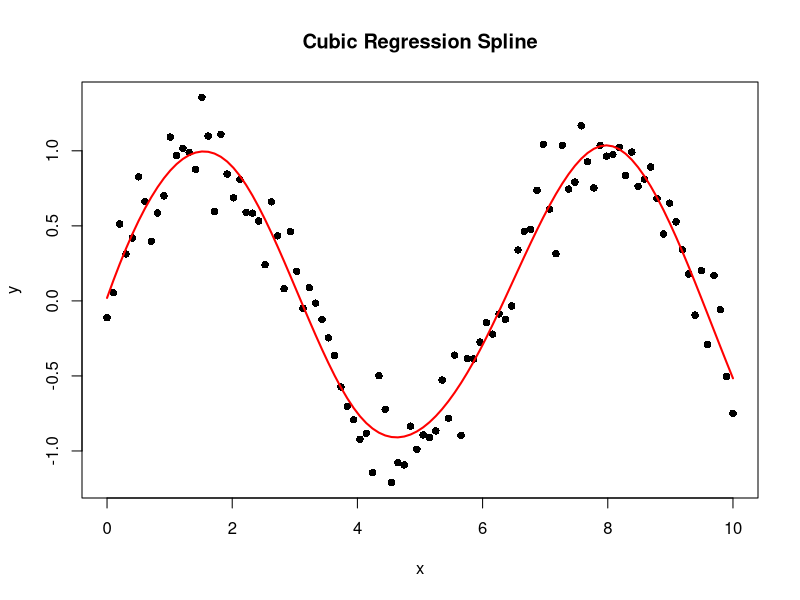
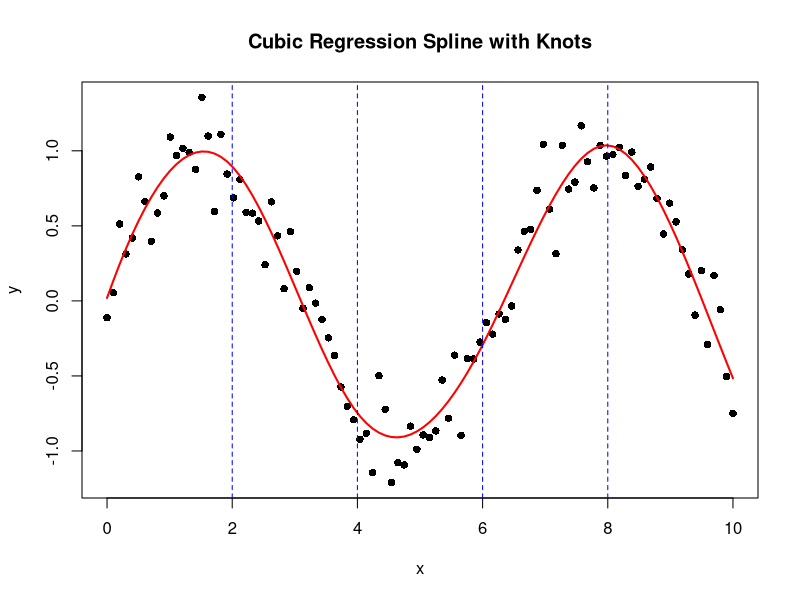
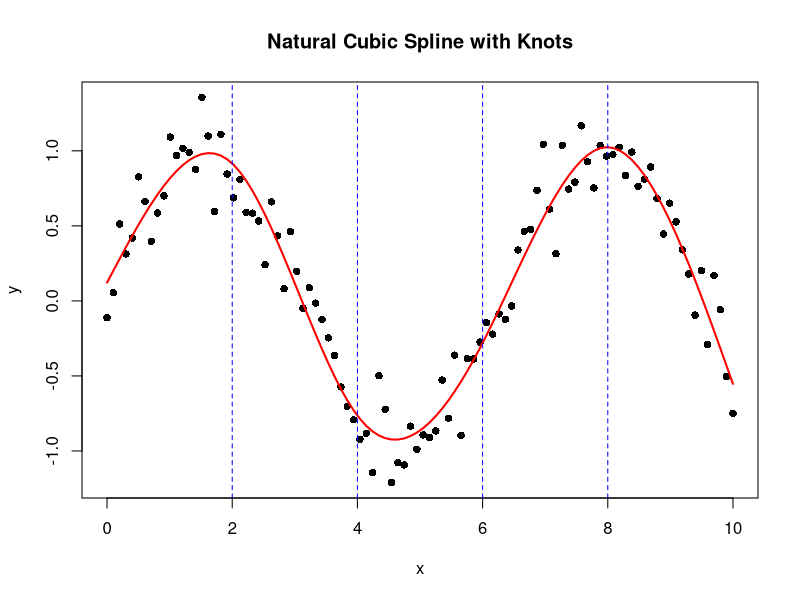
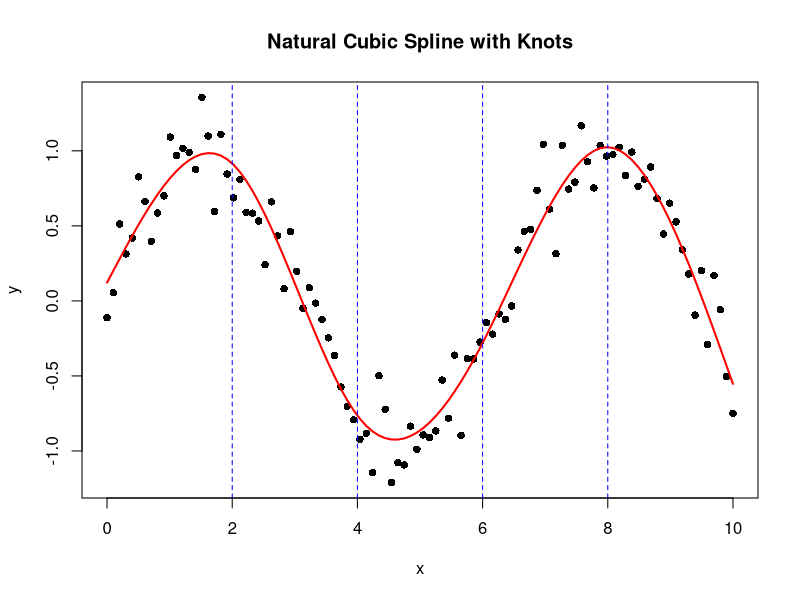
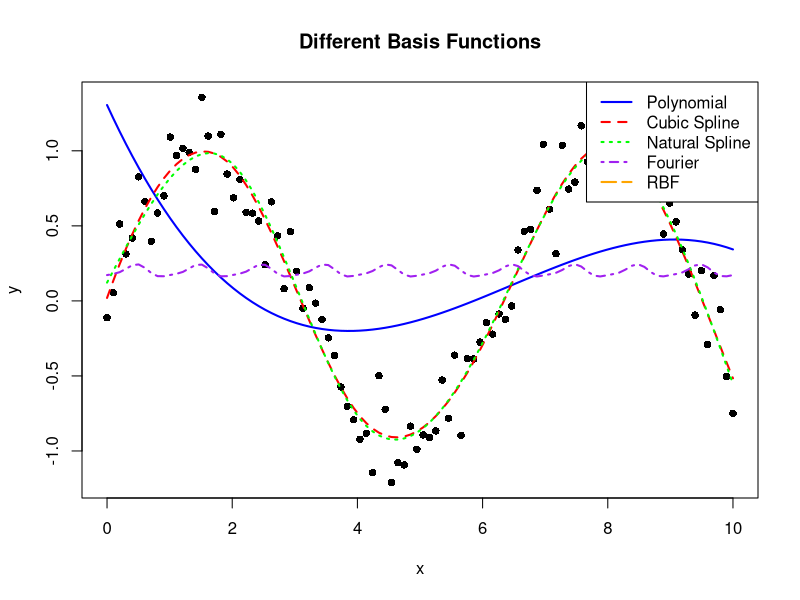
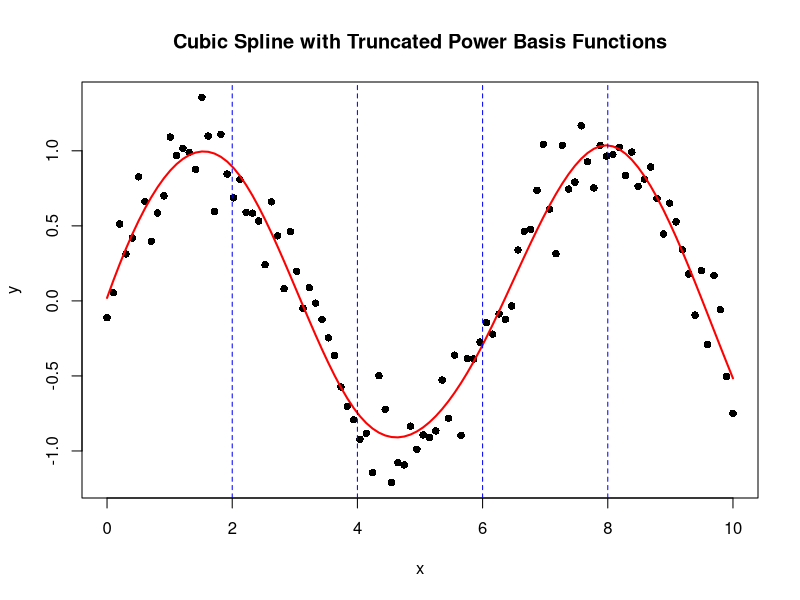
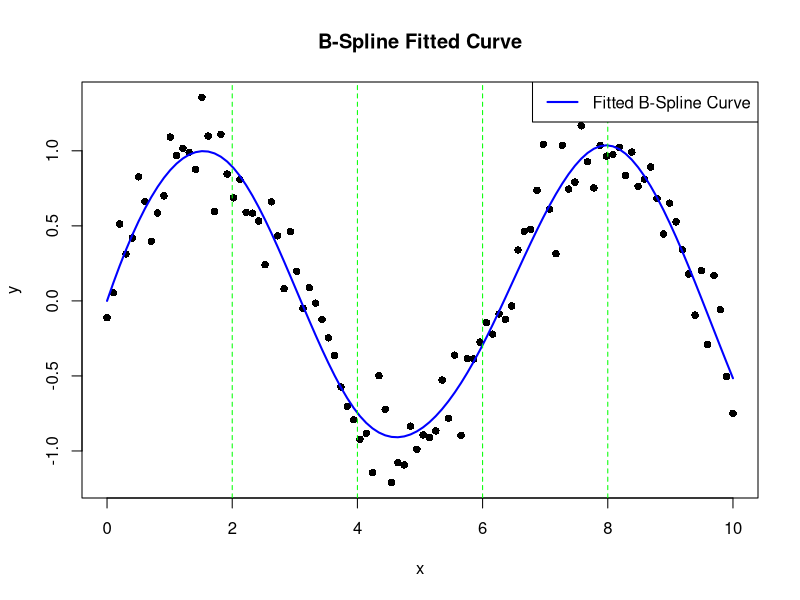
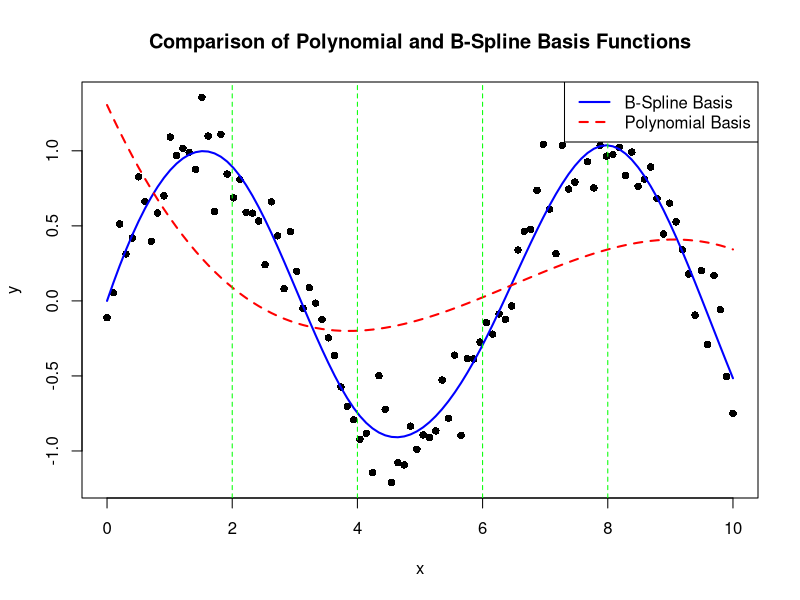

The R source for these figures, in order:
## ---- chunk 1
knitr::opts_chunk$set(echo = TRUE)
## ---- chunk 2
# Load necessary library
library(splines)

# Generate example data
set.seed(123)
x <- seq(0, 10, length.out = 100)
y <- sin(x) + rnorm(100, sd = 0.2)

# Fit a cubic spline with 4 knots
knots <- c(2, 4, 6, 8)
spline_fit <- lm(y ~ bs(x, knots = knots, degree = 3))

# Plot the data and the fitted spline
plot(x, y, main = "Cubic Regression Spline", pch = 16)
lines(x, predict(spline_fit, newdata = data.frame(x = x)), col = "red", lwd = 2)
## ---- chunk 3
# Load necessary library
library(splines)

# Generate example data
set.seed(123)
x <- seq(0, 10, length.out = 100)
y <- sin(x) + rnorm(100, sd = 0.2)

# Fit a cubic spline with 4 knots
knots <- c(2, 4, 6, 8)
spline_fit <- lm(y ~ bs(x, knots = knots, degree = 3))

# Plot the data and the fitted spline
plot(x, y, main = "Cubic Regression Spline with Knots", pch = 16)
lines(x, predict(spline_fit, newdata = data.frame(x = x)), col = "red", lwd = 2)

# Add vertical lines at the knot positions
abline(v = knots, col = "blue", lty = 2)
## ---- chunk 4
# Load necessary library
library(splines)

# Generate example data
set.seed(123)
x <- seq(0, 10, length.out = 100)
y <- sin(x) + rnorm(100, sd = 0.2)

# Fit a natural cubic spline with 4 knots
knots <- c(2, 4, 6, 8)
natural_spline_fit <- lm(y ~ ns(x, knots = knots))

# Plot the data and the fitted natural cubic spline
plot(x, y, main = "Natural Cubic Spline with Knots", pch = 16)
lines(x, predict(natural_spline_fit, newdata = data.frame(x = x)), col = "red", lwd = 2)

# Add vertical lines at the knot positions
abline(v = knots, col = "blue", lty = 2)
## ---- chunk 5
# Load necessary library
library(splines)

# Generate example data
set.seed(123)
x <- seq(0, 10, length.out = 100)
y <- sin(x) + rnorm(100, sd = 0.2)

# Generate the natural spline basis functions with 4 knots
knots <- c(2, 4, 6, 8)
ns_basis <- ns(x, knots = knots)

# Fit a linear model using the natural spline basis functions
natural_spline_fit <- lm(y ~ ns_basis)

# Plot the data and the fitted natural cubic spline
plot(x, y, main = "Natural Cubic Spline with Knots", pch = 16)
lines(x, predict(natural_spline_fit, newdata = data.frame(x = x)), col = "red", lwd = 2)

# Add vertical lines at the knot positions
abline(v = knots, col = "blue", lty = 2)
## ---- chunk 6
# Load necessary libraries
library(splines)
library(fields)

# Generate example data
set.seed(123)
x <- seq(0, 10, length.out = 100)
y <- sin(x) + rnorm(100, sd = 0.2)

# Define knots for splines
knots <- c(2, 4, 6, 8)

# Generate basis functions
# Polynomial basis functions
poly_basis <- poly(x, degree = 3)

# Cubic spline basis functions
cs_basis <- bs(x, knots = knots, degree = 3)

# Natural spline basis functions
ns_basis <- ns(x, knots = knots)

# Fourier basis functions
fourier_basis <- cbind(1, sin(2 * pi * x), cos(2 * pi * x), sin(4 * pi * x), cos(4 * pi * x))

# Radial basis functions
#centers <- seq(0, 10, length.out = 10)
#rbf_basis <- radial.basis(x, centers = centers)

# Fit models using the basis functions
poly_fit <- lm(y ~ poly_basis)
cubic_spline_fit <- lm(y ~ cs_basis)
natural_spline_fit <- lm(y ~ ns_basis)
fourier_fit <- lm(y ~ fourier_basis)
#rbf_fit <- lm(y ~ rbf_basis)

# Plot the data and the fitted cubic spline
plot(x, y, main = "Different Basis Functions", pch = 16)

# Add lines for different fits
lines(x, predict(poly_fit, newdata = data.frame(x = x)), col = "blue", lwd = 2, lty = 1)
lines(x, predict(cubic_spline_fit, newdata = data.frame(x = x)), col = "red", lwd = 2, lty = 2)
lines(x, predict(natural_spline_fit, newdata = data.frame(x = x)), col = "green", lwd = 2, lty = 3)
lines(x, predict(fourier_fit, newdata = data.frame(x = x)), col = "purple", lwd = 2, lty = 4)
#lines(x, predict(rbf_fit, newdata = data.frame(x = x)), col = "orange", lwd = 2, lty = 5)

legend("topright", legend = c("Polynomial", "Cubic Spline", "Natural Spline", "Fourier", "RBF"),
       col = c("blue", "red", "green", "purple", "orange"), lty = 1:5, lwd = 2)
## ---- chunk 7
# Load necessary library
library(splines)

# Generate example data
set.seed(123)
x <- seq(0, 10, length.out = 100)
y <- sin(x) + rnorm(100, sd = 0.2)

# Define knots
knots <- c(2, 4, 6, 8)

# Generate truncated power basis functions for a cubic spline
truncated_power_basis <- function(x, knots, degree = 3) {
  basis <- outer(x, 0:degree, `^`)
  for (k in knots) {
    basis <- cbind(basis, pmax(0, (x - k)^degree))
  }
  colnames(basis) <- c(paste0("x^", 0:degree), paste0("(x - ", knots, ")^", degree, "_+"))
  return(basis)
}

# Create the design matrix using the truncated power basis functions
X <- truncated_power_basis(x, knots, degree = 3)

# Fit a linear model using the truncated power basis functions
spline_fit <- lm(y ~ X - 1)  # -1 to remove the intercept as it's included in X

# Plot the data and the fitted spline
plot(x, y, main = "Cubic Spline with Truncated Power Basis Functions", pch = 16)
lines(x, predict(spline_fit), col = "red", lwd = 2)

# Add vertical lines at the knot positions
abline(v = knots, col = "blue", lty = 2)
## ---- chunk 8
# Load necessary library
library(splines)

# Generate example data
set.seed(123)
x <- seq(0, 10, length.out = 100)
y <- sin(x) + rnorm(100, sd = 0.2)

# Define knots for B-splines
knots <- c(2, 4, 6, 8)

# Generate B-spline basis functions
X_bs <- bs(x, knots = knots, degree = 3)

# Fit a linear model using the B-spline basis functions
bs_fit <- lm(y ~ X_bs - 1)  # -1 to remove the intercept as it's included in X

# Extract the coefficients
coefficients <- coef(bs_fit)

# Construct the fitted values
y_fitted <- X_bs %*% coefficients

# Plot the data and the fitted B-spline curve
plot(x, y, main = "B-Spline Fitted Curve", pch = 16)
lines(x, y_fitted, col = "blue", lwd = 2)

# Add vertical lines at the knot positions
abline(v = knots, col = "green", lty = 2)

legend("topright", legend = c("Fitted B-Spline Curve"), col = c("blue"), lty = 1, lwd = 2)
## ---- chunk 9
# Load necessary library
library(splines)

# Generate example data
set.seed(123)
x <- seq(0, 10, length.out = 100)
y <- sin(x) + rnorm(100, sd = 0.2)

# Define knots for B-splines
knots <- c(2, 4, 6, 8)

# Generate B-spline basis functions
X_bs <- bs(x, knots = knots, degree = 3)

# Fit a linear model using the B-spline basis functions
bs_fit <- lm(y ~ X_bs - 1)  # -1 to remove the intercept as it's included in X

# Extract the coefficients for B-spline
coefficients_bs <- coef(bs_fit)

# Construct the fitted values for B-spline
y_fitted_bs <- X_bs %*% coefficients_bs

# Generate polynomial basis functions
X_poly <- cbind(1, x, x^2, x^3)

# Fit a linear model using the polynomial basis functions
poly_fit <- lm(y ~ X_poly - 1)  # -1 to remove the intercept as it's included in X

# Extract the coefficients for polynomial
coefficients_poly <- coef(poly_fit)

# Construct the fitted values for polynomial
y_fitted_poly <- X_poly %*% coefficients_poly

# Plot the data and the fitted curves
plot(x, y, main = "Comparison of Polynomial and B-Spline Basis Functions", pch = 16)

# Add lines for the fitted curves
lines(x, y_fitted_bs, col = "blue", lwd = 2, lty = 1)
lines(x, y_fitted_poly, col = "red", lwd = 2, lty = 2)

# Add vertical lines at the knot positions
abline(v = knots, col = "green", lty = 2)

# Add a legend
legend("topright", legend = c("B-Spline Basis", "Polynomial Basis"),
       col = c("blue", "red"), lty = c(1, 2), lwd = 2)
## ---- chunk 10
# Load necessary library
library(splines)

# Generate example data
set.seed(123)
x <- seq(0, 10, length.out = 100)
y <- sin(x) + rnorm(100, sd = 0.2)

# Define knots for piecewise polynomials and B-splines
knots <- c(2, 4, 6, 8)

# Generate B-spline basis functions
X_bs <- bs(x, knots = knots, degree = 3)

# Fit a linear model using the B-spline basis functions
bs_fit <- lm(y ~ X_bs - 1)  # -1 to remove the intercept as it's included in X

# Extract the coefficients for B-spline
coefficients_bs <- coef(bs_fit)

# Construct the fitted values for B-spline
y_fitted_bs <- X_bs %*% coefficients_bs

# Generate polynomial basis functions
X_poly <- cbind(1, x, x^2, x^3)

# Fit a linear model using the polynomial basis functions
poly_fit <- lm(y ~ X_poly - 1)  # -1 to remove the intercept as it's included in X

# Extract the coefficients for polynomial
coefficients_poly <- coef(poly_fit)

# Construct the fitted values for polynomial
y_fitted_poly <- X_poly %*% coefficients_poly

# Generate piecewise polynomial basis functions
piecewise_poly_basis <- function(x, knots, degree = 3) {
  basis <- outer(x, 0:degree, `^`)
  for (k in knots) {
    basis <- cbind(basis, (x - k)^degree * (x >= k))
  }
  colnames(basis) <- c(paste0("x^", 0:degree), paste0("(x - ", knots, ")^", degree, "_+"))
  return(basis)
}

# Create the design matrix using the piecewise polynomial basis functions
X_pw <- piecewise_poly_basis(x, knots, degree = 3)

# Fit a linear model using the piecewise polynomial basis functions
pw_fit <- lm(y ~ X_pw - 1)  # -1 to remove the intercept as it's included in X

# Extract the coefficients for piecewise polynomial
coefficients_pw <- coef(pw_fit)

# Construct the fitted values for piecewise polynomial
y_fitted_pw <- X_pw %*% coefficients_pw

# Plot the data and the fitted curves
plot(x, y, main = "Comparison of Basis Functions", pch = 16)

# Add lines for the fitted curves
lines(x, y_fitted_bs, col = "blue", lwd = 2, lty = 1)
lines(x, y_fitted_poly, col = "red", lwd = 2, lty = 2)
lines(x, y_fitted_pw, col = "green", lwd = 2, lty = 3)

# Add vertical lines at the knot positions
abline(v = knots, col = "gray", lty = 2)

# Add a legend
legend("topright", legend = c("B-Spline Basis", "Polynomial Basis", "Piecewise Polynomial Basis"),
       col = c("blue", "red", "green"), lty = c(1, 2, 3), lwd = 2)
